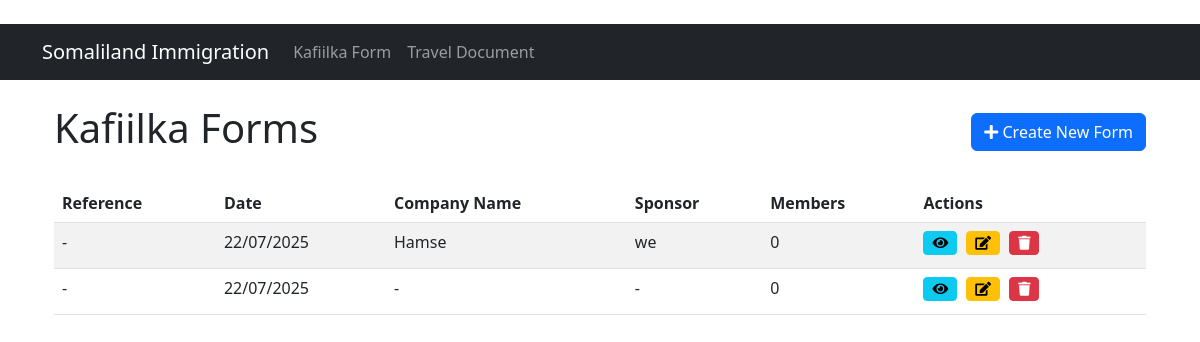
Page /kafiilka/ on the committed database.
### immigration/models.py (models this page shows, shortened)
class KafiilkaForm(models.Model):
    reference = models.CharField(max_length=100, blank=True)
    date = models.DateField(blank=True, null=True)
    gobolka = models.CharField(max_length=100, blank=True)
    degmada = models.CharField(max_length=100, blank=True)
    company_name = models.CharField(max_length=200, blank=True)
    company_license = models.CharField(max_length=100, blank=True)
    establishment_period = models.CharField(max_length=100, blank=True)
    working_employees = models.IntegerField(blank=True, null=True)
    company_region = models.CharField(max_length=100, blank=True)
    company_district = models.CharField(max_length=100, blank=True)
    sponsor_type = models.CharField(max_length=10, choices=[('SHASI', 'Individual'), ('WADAR', 'Group')], blank=True)
    sponsor_name = models.CharField(max_length=200, blank=True)
    sponsor_id = models.CharField(max_length=50, blank=True)
    sponsor_phone = models.CharField(max_length=20, blank=True)
    sponsor_contact = models.CharField(max_length=20, blank=True)
    sponsor_address = models.TextField(blank=True)
    pledge_name = models.CharField(max_length=200, blank=True)
    pledge_signature = models.CharField(max_length=200, blank=True)
    district_leader_name = models.CharField(max_length=200, blank=True)
    district_leader_signature = models.CharField(max_length=200, blank=True)
    filled_date = models.DateField(blank=True, null=True)
    attachment_types = models.CharField(max_length=200, blank=True)
    special_notes = models.TextField(blank=True)
    created_at = models.DateTimeField(auto_now_add=True)
    updated_at = models.DateTimeField(auto_now=True)

### immigration/views.py (the view)
# urls.py: path('kafiilka/', views.KafiilkaFormListView.as_view(), name='kafiilka_form_list'),
class KafiilkaFormListView(ListView):
    model = KafiilkaForm
    template_name = 'kafiilka_form/list.html'
    context_object_name = 'forms'

### immigration/templates/kafiilka_form/list.html (shortened to what this page needs)
﻿{% extends 'base.html' %}
{% block content %}
<div class="container mt-4">
    <div class="d-flex justify-content-between align-items-center mb-4">
        <h1>Kafiilka Forms</h1>
        <a href="{% url 'kafiilka_form_create' %}" class="btn btn-primary">
            <i class="fas fa-plus"></i> Create New Form
        </a>
    </div>
    <div class="table-responsive">
        <table class="table table-striped table-hover">
            <thead class="thead-dark">
                <tr>
                    <th>Reference</th>
                    <th>Date</th>
                    <th>Company Name</th>
                    <th>Sponsor</th>
                    <th>Members</th>
                    <th>Actions</th>
                </tr>
            </thead>
            <tbody>
                {% for form in forms %}
                <tr>
                    <td>{{ form.reference|default:"-" }}</td>
                    <td>
                        {% if form.date %}
                            {{ form.date|date:"d/m/Y" }}
                        {% else %}
                            {{ form.created_at|date:"d/m/Y"|default:"-" }}
                        {% endif %}
                    </td>
                    <td>{{ form.company_name|default:"-" }}</td>
                    <td>{{ form.sponsor_name|default:"-" }}</td>
                    <td>{{ form.members.count }}</td>
                    <td class="action-buttons">
                        <a href="{% url 'kafiilka_form_detail' form.pk %}" class="btn btn-sm btn-info" title="View">
                            <i class="fas fa-eye"></i>
                        </a>
                        <a href="{% url 'kafiilka_form_edit' form.pk %}" class="btn btn-sm btn-warning" title="Edit">
                            <i class="fas fa-edit"></i>
                        </a>
                        <a href="{% url 'kafiilka_form_delete' form.pk %}" class="btn btn-sm btn-danger" title="Delete">
                            <i class="fas fa-trash"></i>
                        </a>
                    </td>
                </tr>
                {% empty %}
                <tr>
                    <td colspan="6" class="text-center">No forms found.</td>
                </tr>
                {% endfor %}
            </tbody>
        </table>
    </div>
</div>
<link rel="stylesheet" href="https://cdnjs.cloudflare.com/ajax/libs/font-awesome/5.15.4/css/all.min.css">
{% endblock %}

### immigration/templates/kafiilka_form/list.html (style rules this page uses)
.action-buttons .btn { margin-right: 5px; margin-bottom: 5px; }

### rows in the picture
KafiilkaForm: reference "-", created_at "22/07/2025", company_name "Hamse", sponsor_name "we", members.count "0"
KafiilkaForm: reference "-", created_at "22/07/2025", company_name "-", sponsor_name "-", members.count "0"
